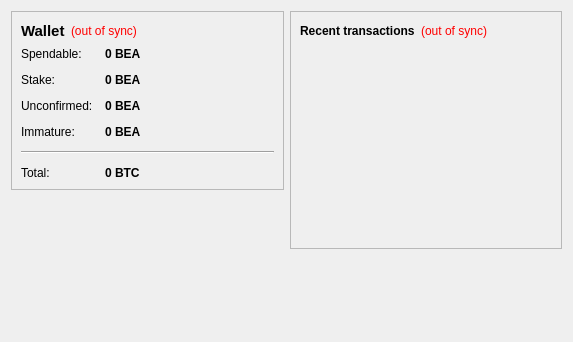
<?xml version="1.0" encoding="UTF-8"?>
<ui version="4.0">
 <class>OverviewPage</class>
 <widget class="QWidget" name="OverviewPage">
  <property name="geometry">
   <rect>
    <x>0</x>
    <y>0</y>
    <width>573</width>
    <height>342</height>
   </rect>
  </property>
  <property name="windowTitle">
   <string>Form</string>
  </property>
  <layout class="QHBoxLayout" name="horizontalLayout" stretch="1,1">
   <item>
    <layout class="QVBoxLayout" name="verticalLayout_2">
     <item>
      <widget class="QFrame" name="frame">
       <property name="frameShape">
        <enum>QFrame::StyledPanel</enum>
       </property>
       <property name="frameShadow">
        <enum>QFrame::Raised</enum>
       </property>
       <layout class="QVBoxLayout" name="verticalLayout_4">
        <item>
         <layout class="QHBoxLayout" name="horizontalLayout_4">
          <item>
           <widget class="QLabel" name="label_5">
            <property name="font">
             <font>
              <pointsize>11</pointsize>
              <weight>75</weight>
              <bold>true</bold>
             </font>
            </property>
            <property name="text">
             <string>Wallet</string>
            </property>
           </widget>
          </item>
          <item>
           <widget class="QLabel" name="labelWalletStatus">
            <property name="toolTip">
             <string>The displayed information may be out of date. Your wallet automatically synchronizes with the BitcoinEA network after a connection is established, but this process has not completed yet.</string>
            </property>
            <property name="styleSheet">
             <string notr="true">QLabel { color: red; }</string>
            </property>
            <property name="text">
             <string notr="true">(out of sync)</string>
            </property>
            <property name="alignment">
             <set>Qt::AlignLeading|Qt::AlignLeft|Qt::AlignVCenter</set>
            </property>
           </widget>
          </item>
          <item>
           <spacer name="horizontalSpacer_2">
            <property name="orientation">
             <enum>Qt::Horizontal</enum>
            </property>
            <property name="sizeHint" stdset="0">
             <size>
              <width>40</width>
              <height>20</height>
             </size>
            </property>
           </spacer>
          </item>
         </layout>
        </item>
        <item>
         <layout class="QFormLayout" name="formLayout_2">
          <property name="fieldGrowthPolicy">
           <enum>QFormLayout::AllNonFixedFieldsGrow</enum>
          </property>
          <property name="horizontalSpacing">
           <number>12</number>
          </property>
          <property name="verticalSpacing">
           <number>12</number>
          </property>
          <item row="0" column="0">
           <widget class="QLabel" name="label">
            <property name="text">
             <string>Spendable:</string>
            </property>
           </widget>
          </item>
          <item row="0" column="1">
           <widget class="QLabel" name="labelBalance">
            <property name="font">
             <font>
              <weight>75</weight>
              <bold>true</bold>
             </font>
            </property>
            <property name="cursor">
             <cursorShape>IBeamCursor</cursorShape>
            </property>
            <property name="toolTip">
             <string>Your current spendable balance</string>
            </property>
            <property name="text">
             <string notr="true">0 BEA</string>
            </property>
            <property name="textInteractionFlags">
             <set>Qt::LinksAccessibleByMouse|Qt::TextSelectableByKeyboard|Qt::TextSelectableByMouse</set>
            </property>
           </widget>
          </item>
          <item row="1" column="0">
           <widget class="QLabel" name="label_6">
            <property name="text">
             <string>Stake:</string>
            </property>
           </widget>
          </item>
          <item row="1" column="1">
           <widget class="QLabel" name="labelStake">
            <property name="font">
             <font>
              <weight>75</weight>
              <bold>true</bold>
             </font>
            </property>
            <property name="cursor">
             <cursorShape>IBeamCursor</cursorShape>
            </property>
            <property name="toolTip">
             <string>Total of coins that was staked, and do not yet count toward the current balance</string>
            </property>
            <property name="text">
             <string notr="true">0 BEA</string>
            </property>
            <property name="textInteractionFlags">
             <set>Qt::LinksAccessibleByMouse|Qt::TextSelectableByKeyboard|Qt::TextSelectableByMouse</set>
            </property>
           </widget>
          </item>
          <item row="2" column="0">
           <widget class="QLabel" name="label_3">
            <property name="text">
             <string>Unconfirmed:</string>
            </property>
           </widget>
          </item>
          <item row="2" column="1">
           <widget class="QLabel" name="labelUnconfirmed">
            <property name="font">
             <font>
              <weight>75</weight>
              <bold>true</bold>
             </font>
            </property>
            <property name="cursor">
             <cursorShape>IBeamCursor</cursorShape>
            </property>
            <property name="toolTip">
             <string>Total of transactions that have yet to be confirmed, and do not yet count toward the current balance</string>
            </property>
            <property name="text">
             <string notr="true">0 BEA</string>
            </property>
            <property name="textInteractionFlags">
             <set>Qt::LinksAccessibleByMouse|Qt::TextSelectableByKeyboard|Qt::TextSelectableByMouse</set>
            </property>
           </widget>
          </item>
          <item row="3" column="0">
           <widget class="QLabel" name="labelImmatureText">
            <property name="text">
             <string>Immature:</string>
            </property>
           </widget>
          </item>
          <item row="3" column="1">
           <widget class="QLabel" name="labelImmature">
            <property name="font">
             <font>
              <weight>75</weight>
              <bold>true</bold>
             </font>
            </property>
            <property name="toolTip">
             <string>Mined balance that has not yet matured</string>
            </property>
            <property name="text">
             <string notr="true">0 BEA</string>
            </property>
            <property name="textInteractionFlags">
             <set>Qt::LinksAccessibleByMouse|Qt::TextSelectableByKeyboard|Qt::TextSelectableByMouse</set>
            </property>
           </widget>
          </item>
          <item row="4" column="0" colspan="2">
           <widget class="Line" name="line">
            <property name="orientation">
             <enum>Qt::Horizontal</enum>
            </property>
           </widget>
          </item>
          <item row="5" column="0">
           <widget class="QLabel" name="labelTotalText">
            <property name="text">
             <string>Total:</string>
            </property>
           </widget>
          </item>
          <item row="5" column="1">
           <widget class="QLabel" name="labelTotal">
            <property name="font">
             <font>
              <weight>75</weight>
              <bold>true</bold>
             </font>
            </property>
            <property name="cursor">
             <cursorShape>IBeamCursor</cursorShape>
            </property>
            <property name="toolTip">
             <string>Your current total balance</string>
            </property>
            <property name="text">
             <string notr="true">0 BTC</string>
            </property>
            <property name="textInteractionFlags">
             <set>Qt::LinksAccessibleByMouse|Qt::TextSelectableByKeyboard|Qt::TextSelectableByMouse</set>
            </property>
           </widget>
          </item>
         </layout>
        </item>
       </layout>
      </widget>
     </item>
     <item>
      <spacer name="verticalSpacer">
       <property name="orientation">
        <enum>Qt::Vertical</enum>
       </property>
       <property name="sizeHint" stdset="0">
        <size>
         <width>20</width>
         <height>40</height>
        </size>
       </property>
      </spacer>
     </item>
    </layout>
   </item>
   <item>
    <layout class="QVBoxLayout" name="verticalLayout_3">
     <item>
      <widget class="QFrame" name="frame_2">
       <property name="frameShape">
        <enum>QFrame::StyledPanel</enum>
       </property>
       <property name="frameShadow">
        <enum>QFrame::Raised</enum>
       </property>
       <layout class="QVBoxLayout" name="verticalLayout">
        <item>
         <layout class="QHBoxLayout" name="horizontalLayout_2">
          <item>
           <widget class="QLabel" name="label_4">
            <property name="text">
             <string>&lt;b&gt;Recent transactions&lt;/b&gt;</string>
            </property>
           </widget>
          </item>
          <item>
           <widget class="QLabel" name="labelTransactionsStatus">
            <property name="toolTip">
             <string>The displayed information may be out of date. Your wallet automatically synchronizes with the BitcoinEA network after a connection is established, but this process has not completed yet.</string>
            </property>
            <property name="styleSheet">
             <string notr="true">QLabel { color: red; }</string>
            </property>
            <property name="text">
             <string notr="true">(out of sync)</string>
            </property>
            <property name="alignment">
             <set>Qt::AlignRight|Qt::AlignTrailing|Qt::AlignVCenter</set>
            </property>
           </widget>
          </item>
          <item>
           <spacer name="horizontalSpacer">
            <property name="orientation">
             <enum>Qt::Horizontal</enum>
            </property>
            <property name="sizeHint" stdset="0">
             <size>
              <width>40</width>
              <height>20</height>
             </size>
            </property>
           </spacer>
          </item>
         </layout>
        </item>
        <item>
         <widget class="QListView" name="listTransactions">
          <property name="styleSheet">
           <string notr="true">QListView { background: transparent; }</string>
          </property>
          <property name="frameShape">
           <enum>QFrame::NoFrame</enum>
          </property>
          <property name="verticalScrollBarPolicy">
           <enum>Qt::ScrollBarAlwaysOff</enum>
          </property>
          <property name="horizontalScrollBarPolicy">
           <enum>Qt::ScrollBarAlwaysOff</enum>
          </property>
          <property name="selectionMode">
           <enum>QAbstractItemView::NoSelection</enum>
          </property>
         </widget>
        </item>
       </layout>
      </widget>
     </item>
     <item>
      <spacer name="verticalSpacer_2">
       <property name="orientation">
        <enum>Qt::Vertical</enum>
       </property>
       <property name="sizeHint" stdset="0">
        <size>
         <width>20</width>
         <height>40</height>
        </size>
       </property>
      </spacer>
     </item>
    </layout>
   </item>
  </layout>
 </widget>
 <resources/>
 <connections/>
</ui>
